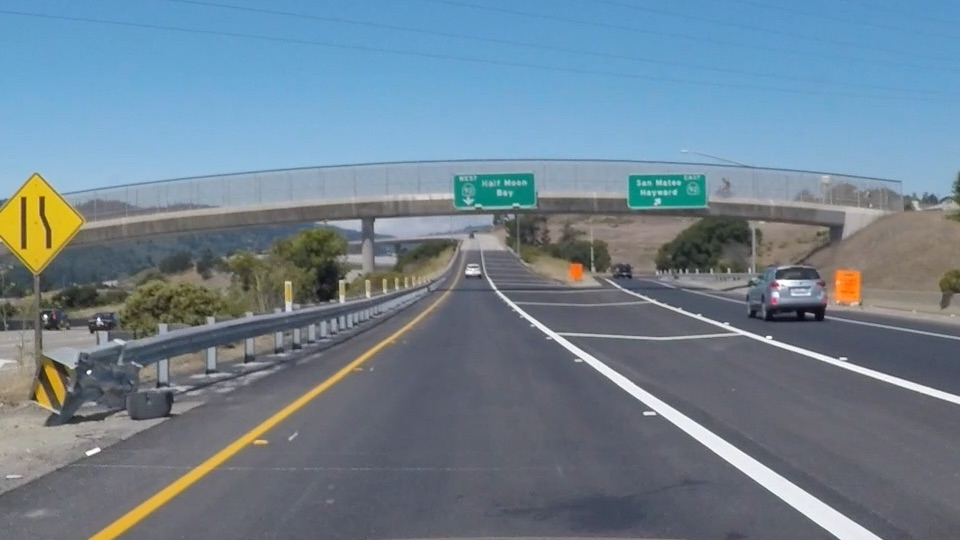
#> input picture documentation/lesson-2/images/exit-ramp.jpg, 960 x 540 px, found by its file name
$ python quiz.py
#> lines starting #> are read from the running program, lines starting #| are printed output that depends on the picture
# Do all the relevant imports
import matplotlib.pyplot as plt
import matplotlib.image as mpimg
import numpy as np
import cv2

# Read in the image and convert to grayscale
# Note: in the previous example we were reading a .jpg
# Here we read a .png and convert to 0,255 bytescale
image = mpimg.imread('exit-ramp.jpg')
#> image is the input picture: shape (540, 960, 3); mean R, G, B 111.3, 130.2, 144.4
gray = cv2.cvtColor(image,cv2.COLOR_RGB2GRAY)
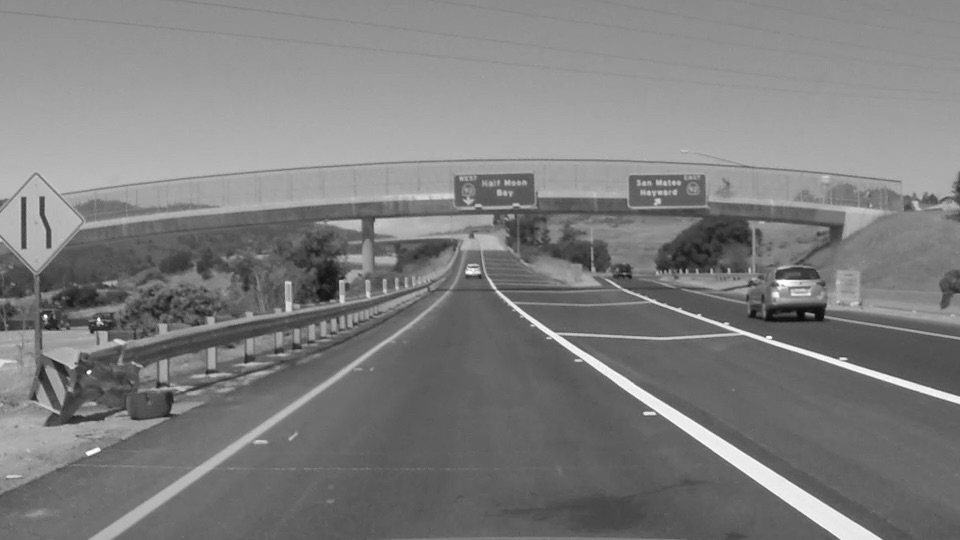
#> gray: shape (540, 960); min 7, max 255, mean 126.2

# Define a kernel size for Gaussian smoothing / blurring
kernel_size = 3 # Must be an odd number (3, 5, 7...)
blur_gray = cv2.GaussianBlur(gray,(kernel_size, kernel_size),0)

# Define our parameters for Canny and run it
low_threshold = 1
high_threshold = 10
edges = cv2.Canny(blur_gray, low_threshold, high_threshold)
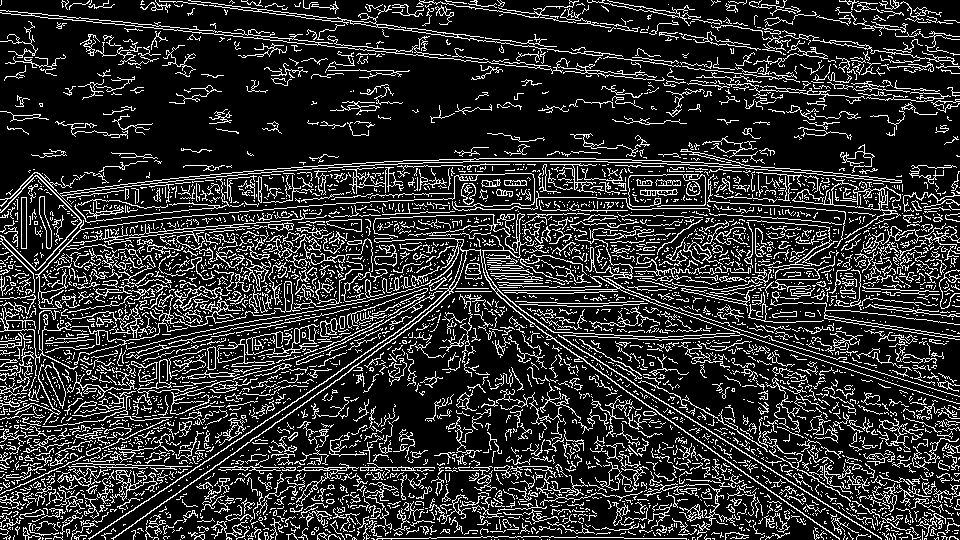
#> edges: shape (540, 960); 18.5% white in thin lines or dots

# Display the image
plt.imshow(edges, cmap='Greys_r')
